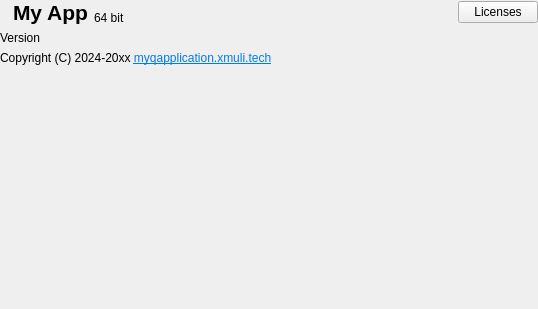
<?xml version="1.0" encoding="UTF-8"?>
<ui version="4.0">
 <class>SubAbout</class>
 <widget class="QWidget" name="SubAbout">
  <property name="geometry">
   <rect>
    <x>0</x>
    <y>0</y>
    <width>538</width>
    <height>309</height>
   </rect>
  </property>
  <property name="windowTitle">
   <string>Form</string>
  </property>
  <layout class="QVBoxLayout" name="verticalLayout" stretch="0,10">
   <property name="leftMargin">
    <number>0</number>
   </property>
   <property name="topMargin">
    <number>0</number>
   </property>
   <property name="rightMargin">
    <number>0</number>
   </property>
   <property name="bottomMargin">
    <number>0</number>
   </property>
   <item>
    <widget class="QWidget" name="widget_4" native="true">
     <layout class="QGridLayout" name="gridLayout_2">
      <property name="leftMargin">
       <number>0</number>
      </property>
      <property name="topMargin">
       <number>0</number>
      </property>
      <property name="rightMargin">
       <number>0</number>
      </property>
      <property name="bottomMargin">
       <number>0</number>
      </property>
      <item row="0" column="3">
       <spacer name="horizontalSpacer_5">
        <property name="orientation">
         <enum>Qt::Orientation::Horizontal</enum>
        </property>
        <property name="sizeHint" stdset="0">
         <size>
          <width>40</width>
          <height>10</height>
         </size>
        </property>
       </spacer>
      </item>
      <item row="0" column="1">
       <widget class="QLabel" name="labProject">
        <property name="font">
         <font>
          <pointsize>16</pointsize>
          <bold>true</bold>
         </font>
        </property>
        <property name="text">
         <string>My App</string>
        </property>
        <property name="alignment">
         <set>Qt::AlignmentFlag::AlignBottom|Qt::AlignmentFlag::AlignLeading|Qt::AlignmentFlag::AlignLeft</set>
        </property>
       </widget>
      </item>
      <item row="1" column="0" colspan="3">
       <widget class="QLabel" name="labVersion">
        <property name="text">
         <string>Version</string>
        </property>
       </widget>
      </item>
      <item row="2" column="0" colspan="4">
       <widget class="QLabel" name="labCopyright">
        <property name="text">
         <string>&lt;html&gt;&lt;head/&gt;&lt;body&gt;&lt;p&gt;Copyright (C) 2024-20xx &lt;a href=&quot;http://myqapplication.xmuli.tech/&quot;&gt;&lt;span style=&quot; text-decoration: underline; color:#007af4;&quot;&gt;myqapplication.xmuli.tech&lt;/span&gt;&lt;/a&gt;&lt;/p&gt;&lt;/body&gt;&lt;/html&gt;</string>
        </property>
        <property name="openExternalLinks">
         <bool>true</bool>
        </property>
       </widget>
      </item>
      <item row="0" column="2">
       <widget class="QLabel" name="labBit">
        <property name="text">
         <string>64 bit</string>
        </property>
        <property name="alignment">
         <set>Qt::AlignmentFlag::AlignBottom|Qt::AlignmentFlag::AlignLeading|Qt::AlignmentFlag::AlignLeft</set>
        </property>
       </widget>
      </item>
      <item row="0" column="0">
       <widget class="QLabel" name="label_8">
        <property name="sizePolicy">
         <sizepolicy hsizetype="Fixed" vsizetype="Fixed">
          <horstretch>0</horstretch>
          <verstretch>0</verstretch>
         </sizepolicy>
        </property>
        <property name="maximumSize">
         <size>
          <width>38</width>
          <height>38</height>
         </size>
        </property>
        <property name="text">
         <string/>
        </property>
        <property name="pixmap">
         <pixmap resource="../../resources/resources.qrc">:/logo/logo.svg</pixmap>
        </property>
        <property name="scaledContents">
         <bool>true</bool>
        </property>
       </widget>
      </item>
      <item row="0" column="4">
       <widget class="QPushButton" name="btnLicenses">
        <property name="text">
         <string>Licenses</string>
        </property>
       </widget>
      </item>
     </layout>
    </widget>
   </item>
   <item>
    <spacer name="verticalSpacer_3">
     <property name="orientation">
      <enum>Qt::Orientation::Vertical</enum>
     </property>
     <property name="sizeHint" stdset="0">
      <size>
       <width>20</width>
       <height>232</height>
      </size>
     </property>
    </spacer>
   </item>
  </layout>
 </widget>
 <resources>
  <include location="../../resources/resources.qrc"/>
 </resources>
 <connections/>
</ui>
